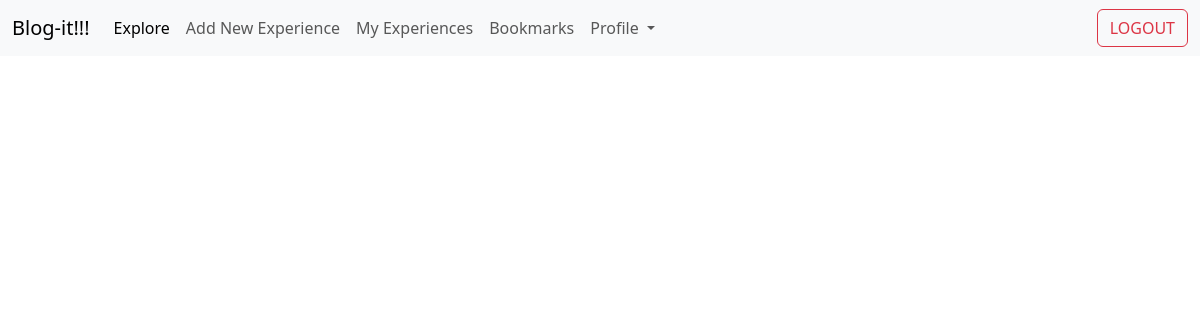
Page /home/ (signed in) on the earlier database version.
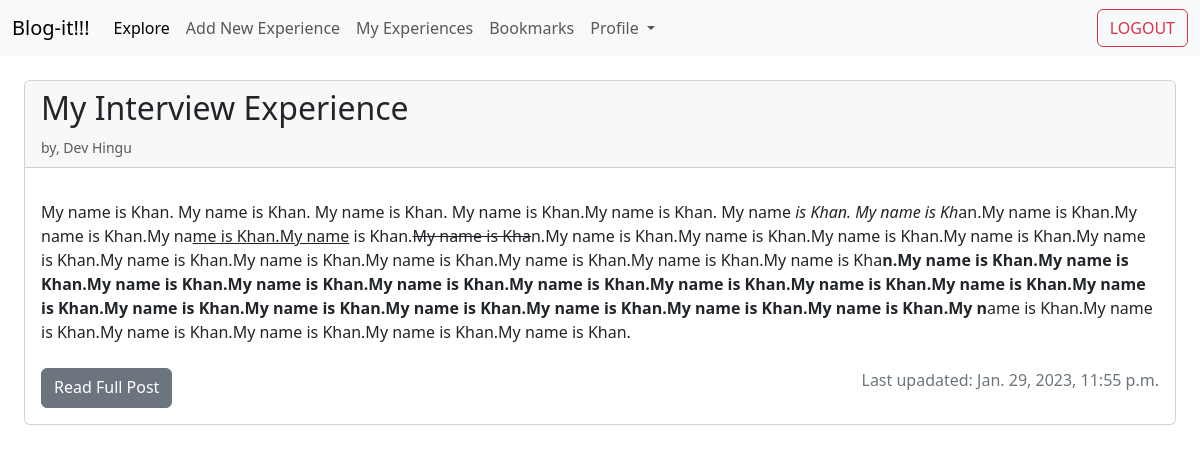
Same page on the later database version.
### home/models.py (models this page shows, shortened)
class BlogPost(models.Model):
    author = models.ForeignKey(NewUser, on_delete=models.CASCADE)
    company = models.CharField(max_length=255, null=True, blank=False)
    year = models.IntegerField(null=True, blank=False)
    job_offer = models.CharField(max_length=25, choices=[("Summer Internship",'Summer Internship'),("Winter Internship & Job",'Winter Internship & Job'), ("Job",'Job'), ("Winter Internship Only",'Winter Internship Only')], null=True, blank=False)
    profile = models.CharField(max_length=255, null=True, blank=False)
    title = models.CharField(max_length=255, null=True, blank=False, unique=True)
    body = RichTextField(null=True, blank=False)
    pub_date = models.DateTimeField(auto_now_add=True)

### accounts/models.py (models this page shows)
class NewUser(AbstractUser):
    email = models.EmailField(unique=True)
    degree = models.CharField(max_length=6,choices=[("B.TECH",'B.TECH'),("M.TECH",'M.TECH'),("MSC",'MSC')], null=True, blank=False)
    year = models.PositiveIntegerField(null=True, blank=False)
    program = models.CharField(max_length=255, null=True, blank=False)

### home/views.py (the view)
# urls.py: path('', list_view.as_view(), name='explore'),
class list_view(LoginRequiredMixin, ListView):
    model = BlogPost
    template_name = 'home.html'
    context_object_name = 'obj_list'
    ordering = ['-id']

### templates/home.html (shortened to what this page needs)
{% extends 'base.html' %}
{% block content %}
  <nav class="navbar navbar-expand-lg navbar-light bg-light">
  <div class="container-fluid">
    <a class="navbar-brand">Blog-it!!!</a>
    <div class="collapse navbar-collapse" id="navbarSupportedContent">
      <ul class="navbar-nav me-auto mb-2 mb-lg-0">
        <li class="nav-item">
          <a class="nav-link active" aria-current="page" href={% url 'explore' %}>Explore</a>
        </li>
        <li class="nav-item">
          <a class="nav-link" href={% url 'add_new_experience' %}>Add New Experience</a>
        </li>
        <li class="nav-item">
          <a class="nav-link" href={% url 'my_experiences' %}>My Experiences</a>
        </li>
        <li class="nav-item">
          <a class="nav-link" href={% url 'bookmarks' %}>Bookmarks</a>
        </li>
        <li class="nav-item dropdown">
          <a class="nav-link dropdown-toggle" href="#" id="navbarDropdown" role="button" data-bs-toggle="dropdown" aria-expanded="false">
            Profile
          </a>
        </li>
      </ul>
      <form class="d-flex" action={% url 'logout' %} method="post">
        <button class="btn btn-outline-danger" type="submit">LOGOUT</button>
      </form>
    </div>
  </div>
</nav>
{% for post in obj_list %}
  <div class="card m-4">
    <div class="card-header">
      <h2 class="card-title"> {{ post.title }} </h2>
      <p class="card-text"><small class="text-muted">by, {{ post.author.first_name }} {{ post.author.last_name }}</small></p>
    </div>
    <div class="card-body">
      <p class="card-text">{{ post.body |safe }}</p>
      <div class="d-flex justify-content-between mt-4">
        <a href={% url 'article_details' post.pk %} class="btn btn-secondary">Read Full Post</a>
        <p class="text-secondary">Last upadated: {{ post.pub_date}}</p>
      </div>
    </div>
  </div>
{% endfor %}
{% endblock content %}

Differences in the rows shown:
added BlogPost: title "My Interview Experience", author.first_name "Dev", author.last_name "Hingu", body "My name is Khan. My name is Khan. My name is Khan. My name is Khan.My name is Khan. My name is Khan. My name is Kh an.My name is Khan.My name is Khan.My na me is Khan.My name is Khan. My name is Kha n.My name is Khan.My name is Khan.My name is Khan.My name is Khan.My name is Khan.My name is Khan.My name is Khan.My name is Khan.My name is Khan.My name is Khan.My name is Kha n.My name is Khan.My name is Khan.My name is Khan.My name is Khan.My name is Khan.My name is Khan.My name is Khan.My name is Khan.My name is Khan.My name is Khan.My name is Khan.My name is Khan.My name is Khan.My name is Khan.My name is Khan.My name is Khan.My n ame is Khan.My name is Khan.My name is Khan.My name is…", pub_date "Jan. 29, 2023, 11:55 p.m."
